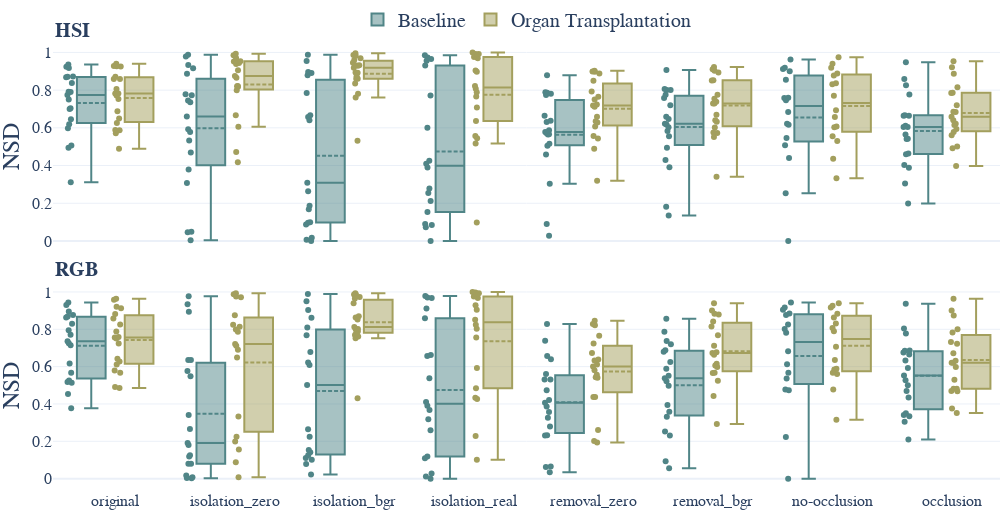

Write notebook code for a chart like this one.
### Code cell
fig = dataset_comparison(settings_seg.nsd_aggregation_short)
fig.update_yaxes(title="NSD")
fig.write_image(settings_context.paper_dir / "task_performance_NSD.pdf")
fig

### Figure 1 — Plotly figure (JSON) as saved in the notebook; plotly's stock layout.template omitted (floating-point values rounded to 4 significant figures)
{"data": [{"boxmean": true, "boxpoints": "all", "legendgroup": "baseline", "marker": {"color": "#508587"}, "name": "Baseline", "offsetgroup": "baseline", "showlegend": false, "text": ["stomach", "small_bowel", "colon", "liver", "gallbladder", "pancreas", "kidney", "spleen", "bladder", "omentum", "lung", "heart", "skin", "muscle", "fat_subcutaneous", "peritoneum", "major_vein", "kidney_with_Gerotas_fascia", "background"], "type": "box", "x": ["original", "original", "original", "original", "original", "original", "original", "original", "original", "original", "original", "original", "original", "original", "original", "original", "original", "original", "original"], "xaxis": "x", "y": [0.7902, 0.7915, 0.9242, 0.6459, 0.4944, 0.9171, 0.5979, 0.7034, 0.6184, 0.7747, 0.7505, 0.8729, 0.8382, 0.5057, 0.7, 0.8681, 0.8704, 0.3116, 0.9362], "yaxis": "y"}, {"boxmean": true, "boxpoints": "all", "legendgroup": "organ_transplantation", "marker": {"color": "#A39F5D"}, "name": "Organ Transplantation", "offsetgroup": "organ_transplantation", "showlegend": false, "text": ["stomach", "small_bowel", "colon", "liver", "gallbladder", "pancreas", "kidney", "spleen", "bladder", "omentum", "lung", "heart", "skin", "muscle", "fat_subcutaneous", "peritoneum", "major_vein", "kidney_with_Gerotas_fascia", "background"], "type": "box", "x": ["original", "original", "original", "original", "original", "original", "original", "original", "original", "original", "original", "original", "original", "original", "original", "original", "original", "original", "original"], "xaxis": "x", "y": [0.8059, 0.7825, 0.927, 0.6493, 0.4894, 0.9282, 0.6252, 0.6878, 0.5888, 0.7712, 0.7526, 0.8585, 0.871, 0.5715, 0.7818, 0.8585, 0.9402, 0.5878, 0.9252], "yaxis": "y"}, {"boxmean": true, "boxpoints": "all", "legendgroup": "baseline", "marker": {"color": "#508587"}, "name": "Baseline", "offsetgroup": "baseline", "showlegend": true, "text": ["stomach", "small_bowel", "colon", "liver", "gallbladder", "pancreas", "kidney", "spleen", "bladder", "omentum", "lung", "heart", "skin", "muscle", "fat_subcutaneous", "peritoneum", "major_vein", "kidney_with_Gerotas_fascia", "background"], "type": "box", "x": ["isolation_zero", "isolation_zero", "isolation_zero", "isolation_zero", "isolation_zero", "isolation_zero", "isolation_zero", "isolation_zero", "isolation_zero", "isolation_zero", "isolation_zero", "isolation_zero", "isolation_zero", "isolation_zero", "isolation_zero", "isolation_zero", "isolation_zero", "isolation_zero", "isolation_zero"], "xaxis": "x", "y": [0.5325, 0.9786, 0.7783, 0.8873, 0.003813, 0.5777, 0.4687, 0.7724, 0.6604, 0.3072, 0.7445, 0.7362, 0.9337, 0.5931, 0.9159, 0.3795, 0.04847, 0.04664, 0.9872], "yaxis": "y"}, {"boxmean": true, "boxpoints": "all", "legendgroup": "organ_transplantation", "marker": {"color": "#A39F5D"}, "name": "Organ Transplantation", "offsetgroup": "organ_transplantation", "showlegend": true, "text": ["stomach", "small_bowel", "colon", "liver", "gallbladder", "pancreas", "kidney", "spleen", "bladder", "omentum", "lung", "heart", "skin", "muscle", "fat_subcutaneous", "peritoneum", "major_vein", "kidney_with_Gerotas_fascia", "background"], "type": "box", "x": ["isolation_zero", "isolation_zero", "isolation_zero", "isolation_zero", "isolation_zero", "isolation_zero", "isolation_zero", "isolation_zero", "isolation_zero", "isolation_zero", "isolation_zero", "isolation_zero", "isolation_zero", "isolation_zero", "isolation_zero", "isolation_zero", "isolation_zero", "isolation_zero", "isolation_zero"], "xaxis": "x", "y": [0.9388, 0.9538, 0.9438, 0.9521, 0.4717, 0.9703, 0.9057, 0.8744, 0.6058, 0.818, 0.7988, 0.9854, 0.822, 0.6674, 0.8652, 0.8211, 0.9533, 0.4181, 0.993], "yaxis": "y"}, {"boxmean": true, "boxpoints": "all", "legendgroup": "baseline", "marker": {"color": "#508587"}, "name": "Baseline", "offsetgroup": "baseline", "showlegend": false, "text": ["stomach", "small_bowel", "colon", "liver", "gallbladder", "pancreas", "kidney", "spleen", "bladder", "omentum", "lung", "heart", "skin", "muscle", "fat_subcutaneous", "peritoneum", "major_vein", "kidney_with_Gerotas_fascia", "background"], "type": "box", "x": ["isolation_bgr", "isolation_bgr", "isolation_bgr", "isolation_bgr", "isolation_bgr", "isolation_bgr", "isolation_bgr", "isolation_bgr", "isolation_bgr", "isolation_bgr", "isolation_bgr", "isolation_bgr", "isolation_bgr", "isolation_bgr", "isolation_bgr", "isolation_bgr", "isolation_bgr", "isolation_bgr", "isolation_bgr"], "xaxis": "x", "y": [0.09987, 0.8961, 0.658, 0.6674, 0.08674, 0.09663, 0.0175, 0.1676, 0.7846, 0.0058, 0.8905, 0.9545, 0.8793, 0.3081, 0.1874, 0.6396, 0.2642, 0, 0.9877], "yaxis": "y"}, {"boxmean": true, "boxpoints": "all", "legendgroup": "organ_transplantation", "marker": {"color": "#A39F5D"}, "name": "Organ Transplantation", "offsetgroup": "organ_transplantation", "showlegend": false, "text": ["stomach", "small_bowel", "colon", "liver", "gallbladder", "pancreas", "kidney", "spleen", "bladder", "omentum", "lung", "heart", "skin", "muscle", "fat_subcutaneous", "peritoneum", "major_vein", "kidney_with_Gerotas_fascia", "background"], "type": "box", "x": ["isolation_bgr", "isolation_bgr", "isolation_bgr", "isolation_bgr", "isolation_bgr", "isolation_bgr", "isolation_bgr", "isolation_bgr", "isolation_bgr", "isolation_bgr", "isolation_bgr", "isolation_bgr", "isolation_bgr", "isolation_bgr", "isolation_bgr", "isolation_bgr", "isolation_bgr", "isolation_bgr", "isolation_bgr"], "xaxis": "x", "y": [0.9321, 0.9449, 0.9689, 0.8936, 0.5313, 0.9318, 0.8921, 0.8741, 0.8602, 0.8603, 0.7814, 0.9861, 0.8346, 0.7615, 0.9596, 0.9193, 0.9819, 0.9293, 0.996], "yaxis": "y"}, {"boxmean": true, "boxpoints": "all", "legendgroup": "baseline", "marker": {"color": "#508587"}, "name": "Baseline", "offsetgroup": "baseline", "showlegend": false, "text": ["stomach", "small_bowel", "colon", "liver", "gallbladder", "pancreas", "kidney", "spleen", "bladder", "omentum", "lung", "heart", "skin", "muscle", "peritoneum", "major_vein", "kidney_with_Gerotas_fascia", "background"], "type": "box", "x": ["isolation_real", "isolation_real", "isolation_real", "isolation_real", "isolation_real", "isolation_real", "isolation_real", "isolation_real", "isolation_real", "isolation_real", "isolation_real", "isolation_real", "isolation_real", "isolation_real", "isolation_real", "isolation_real", "isolation_real", "isolation_real"], "xaxis": "x", "y": [0.2541, 0.7712, 0.985, 0.2777, 0.07218, 0.08433, 0.389, 0.153, 0.4256, 0, 0.9733, 0.9558, 0.9301, 0.09041, 0.6009, 0.409, 0.2122, 0.9654], "yaxis": "y"}, {"boxmean": true, "boxpoints": "all", "legendgroup": "organ_transplantation", "marker": {"color": "#A39F5D"}, "name": "Organ Transplantation", "offsetgroup": "organ_transplantation", "showlegend": false, "text": ["stomach", "small_bowel", "colon", "liver", "gallbladder", "pancreas", "kidney", "spleen", "bladder", "omentum", "lung", "heart", "skin", "muscle", "peritoneum", "major_vein", "kidney_with_Gerotas_fascia", "background"], "type": "box", "x": ["isolation_real", "isolation_real", "isolation_real", "isolation_real", "isolation_real", "isolation_real", "isolation_real", "isolation_real", "isolation_real", "isolation_real", "isolation_real", "isolation_real", "isolation_real", "isolation_real", "isolation_real", "isolation_real", "isolation_real", "isolation_real"], "xaxis": "x", "y": [0.7085, 0.8973, 0.9697, 0.557, 0.5448, 0.6358, 0.8074, 0.7667, 0.7888, 0.9046, 0.9852, 0.9919, 0.9911, 0.09752, 0.8213, 1, 0.5173, 0.9764], "yaxis": "y"}, {"boxmean": true, "boxpoints": "all", "legendgroup": "baseline", "marker": {"color": "#508587"}, "name": "Baseline", "offsetgroup": "baseline", "showlegend": false, "text": ["stomach", "small_bowel", "colon", "liver", "gallbladder", "pancreas", "kidney", "spleen", "bladder", "omentum", "lung", "heart", "skin", "muscle", "fat_subcutaneous", "peritoneum", "major_vein", "kidney_with_Gerotas_fascia", "background"], "type": "box", "x": ["removal_zero", "removal_zero", "removal_zero", "removal_zero", "removal_zero", "removal_zero", "removal_zero", "removal_zero", "removal_zero", "removal_zero", "removal_zero", "removal_zero", "removal_zero", "removal_zero", "removal_zero", "removal_zero", "removal_zero", "removal_zero", "removal_zero"], "xaxis": "x", "y": [0.5056, 0.6642, 0.7857, 0.5657, 0.02794, 0.789, 0.4581, 0.6372, 0.3029, 0.5871, 0.6313, 0.7813, 0.7747, 0.5159, 0.5782, 0.5712, 0.5646, 0.08983, 0.8786], "yaxis": "y"}, {"boxmean": true, "boxpoints": "all", "legendgroup": "organ_transplantation", "marker": {"color": "#A39F5D"}, "name": "Organ Transplantation", "offsetgroup": "organ_transplantation", "showlegend": false, "text": ["stomach", "small_bowel", "colon", "liver", "gallbladder", "pancreas", "kidney", "spleen", "bladder", "omentum", "lung", "heart", "skin", "muscle", "fat_subcutaneous", "peritoneum", "major_vein", "kidney_with_Gerotas_fascia", "background"], "type": "box", "x": ["removal_zero", "removal_zero", "removal_zero", "removal_zero", "removal_zero", "removal_zero", "removal_zero", "removal_zero", "removal_zero", "removal_zero", "removal_zero", "removal_zero", "removal_zero", "removal_zero", "removal_zero", "removal_zero", "removal_zero", "removal_zero", "removal_zero"], "xaxis": "x", "y": [0.7505, 0.7648, 0.8986, 0.6345, 0.3188, 0.9033, 0.6072, 0.6592, 0.4895, 0.7113, 0.7186, 0.8496, 0.7926, 0.5562, 0.6283, 0.7235, 0.8979, 0.5435, 0.8885], "yaxis": "y"}, {"boxmean": true, "boxpoints": "all", "legendgroup": "baseline", "marker": {"color": "#508587"}, "name": "Baseline", "offsetgroup": "baseline", "showlegend": false, "text": ["stomach", "small_bowel", "colon", "liver", "gallbladder", "pancreas", "kidney", "spleen", "bladder", "omentum", "lung", "heart", "skin", "muscle", "fat_subcutaneous", "peritoneum", "major_vein", "kidney_with_Gerotas_fascia", "background"], "type": "box", "x": ["removal_bgr", "removal_bgr", "removal_bgr", "removal_bgr", "removal_bgr", "removal_bgr", "removal_bgr", "removal_bgr", "removal_bgr", "removal_bgr", "removal_bgr", "removal_bgr", "removal_bgr", "removal_bgr", "removal_bgr", "removal_bgr", "removal_bgr", "removal_bgr", "removal_bgr"], "xaxis": "x", "y": [0.6033, 0.7195, 0.8007, 0.5831, 0.1813, 0.8055, 0.4942, 0.6175, 0.43, 0.6473, 0.6591, 0.8005, 0.7751, 0.3915, 0.5557, 0.6215, 0.758, 0.135, 0.9068], "yaxis": "y"}, {"boxmean": true, "boxpoints": "all", "legendgroup": "organ_transplantation", "marker": {"color": "#A39F5D"}, "name": "Organ Transplantation", "offsetgroup": "organ_transplantation", "showlegend": false, "text": ["stomach", "small_bowel", "colon", "liver", "gallbladder", "pancreas", "kidney", "spleen", "bladder", "omentum", "lung", "heart", "skin", "muscle", "fat_subcutaneous", "peritoneum", "major_vein", "kidney_with_Gerotas_fascia", "background"], "type": "box", "x": ["removal_bgr", "removal_bgr", "removal_bgr", "removal_bgr", "removal_bgr", "removal_bgr", "removal_bgr", "removal_bgr", "removal_bgr", "removal_bgr", "removal_bgr", "removal_bgr", "removal_bgr", "removal_bgr", "removal_bgr", "removal_bgr", "removal_bgr", "removal_bgr", "removal_bgr"], "xaxis": "x", "y": [0.754, 0.7761, 0.9102, 0.6323, 0.3409, 0.9027, 0.6012, 0.669, 0.5513, 0.7293, 0.7297, 0.853, 0.8513, 0.5753, 0.6408, 0.7389, 0.9223, 0.572, 0.8939], "yaxis": "y"}, {"boxmean": true, "boxpoints": "all", "legendgroup": "baseline", "marker": {"color": "#508587"}, "name": "Baseline", "offsetgroup": "baseline", "showlegend": false, "text": ["stomach", "small_bowel", "colon", "liver", "gallbladder", "kidney", "spleen", "bladder", "omentum", "lung", "heart", "skin", "muscle", "fat_subcutaneous", "peritoneum", "background"], "type": "box", "x": ["no-occlusion", "no-occlusion", "no-occlusion", "no-occlusion", "no-occlusion", "no-occlusion", "no-occlusion", "no-occlusion", "no-occlusion", "no-occlusion", "no-occlusion", "no-occlusion", "no-occlusion", "no-occlusion", "no-occlusion", "no-occlusion"], "xaxis": "x", "y": [0.7602, 0.758, 0.9123, 0.5465, 0.253, 0, 0.6213, 0.6164, 0.747, 0.6844, 0.9, 0.9627, 0.4398, 0.5078, 0.8555, 0.9183], "yaxis": "y"}, {"boxmean": true, "boxpoints": "all", "legendgroup": "organ_transplantation", "marker": {"color": "#A39F5D"}, "name": "Organ Transplantation", "offsetgroup": "organ_transplantation", "showlegend": false, "text": ["stomach", "small_bowel", "colon", "liver", "gallbladder", "kidney", "spleen", "bladder", "omentum", "lung", "heart", "skin", "muscle", "fat_subcutaneous", "peritoneum", "background"], "type": "box", "x": ["no-occlusion", "no-occlusion", "no-occlusion", "no-occlusion", "no-occlusion", "no-occlusion", "no-occlusion", "no-occlusion", "no-occlusion", "no-occlusion", "no-occlusion", "no-occlusion", "no-occlusion", "no-occlusion", "no-occlusion", "no-occlusion"], "xaxis": "x", "y": [0.8313, 0.7705, 0.9399, 0.6076, 0.3323, 0.4357, 0.6575, 0.6027, 0.8369, 0.6931, 0.8771, 0.974, 0.5557, 0.5299, 0.8878, 0.9181], "yaxis": "y"}, {"boxmean": true, "boxpoints": "all", "legendgroup": "baseline", "marker": {"color": "#508587"}, "name": "Baseline", "offsetgroup": "baseline", "showlegend": false, "text": ["stomach", "small_bowel", "colon", "liver", "gallbladder", "pancreas", "kidney", "spleen", "bladder", "omentum", "lung", "heart", "skin", "muscle", "fat_subcutaneous", "peritoneum", "major_vein", "kidney_with_Gerotas_fascia", "background"], "type": "box", "x": ["occlusion", "occlusion", "occlusion", "occlusion", "occlusion", "occlusion", "occlusion", "occlusion", "occlusion", "occlusion", "occlusion", "occlusion", "occlusion", "occlusion", "occlusion", "occlusion", "occlusion", "occlusion", "occlusion"], "xaxis": "x", "y": [0.3044, 0.6668, 0.6645, 0.4597, 0.3885, 0.1982, 0.5653, 0.5406, 0.5421, 0.6051, 0.8595, 0.9484, 0.6048, 0.464, 0.6643, 0.6112, 0.8258, 0.4024, 0.7763], "yaxis": "y"}, {"boxmean": true, "boxpoints": "all", "legendgroup": "organ_transplantation", "marker": {"color": "#A39F5D"}, "name": "Organ Transplantation", "offsetgroup": "organ_transplantation", "showlegend": false, "text": ["stomach", "small_bowel", "colon", "liver", "gallbladder", "pancreas", "kidney", "spleen", "bladder", "omentum", "lung", "heart", "skin", "muscle", "fat_subcutaneous", "peritoneum", "major_vein", "kidney_with_Gerotas_fascia", "background"], "type": "box", "x": ["occlusion", "occlusion", "occlusion", "occlusion", "occlusion", "occlusion", "occlusion", "occlusion", "occlusion", "occlusion", "occlusion", "occlusion", "occlusion", "occlusion", "occlusion", "occlusion", "occlusion", "occlusion", "occlusion"], "xaxis": "x", "y": [0.5943, 0.7194, 0.8151, 0.5006, 0.3974, 0.6837, 0.64, 0.4923, 0.5775, 0.6594, 0.8868, 0.9535, 0.6145, 0.6212, 0.786, 0.6853, 0.9209, 0.5609, 0.7843], "yaxis": "y"}, {"boxmean": true, "boxpoints": "all", "legendgroup": "baseline", "marker": {"color": "#508587"}, "name": "Baseline", "offsetgroup": "baseline", "showlegend": false, "text": ["stomach", "small_bowel", "colon", "liver", "gallbladder", "pancreas", "kidney", "spleen", "bladder", "omentum", "lung", "heart", "skin", "muscle", "fat_subcutaneous", "peritoneum", "major_vein", "kidney_with_Gerotas_fascia", "background"], "type": "box", "x": ["original", "original", "original", "original", "original", "original", "original", "original", "original", "original", "original", "original", "original", "original", "original", "original", "original", "original", "original"], "xaxis": "x2", "y": [0.725, 0.7946, 0.8954, 0.6165, 0.5174, 0.9437, 0.5142, 0.5672, 0.5264, 0.7709, 0.7355, 0.8686, 0.8636, 0.4536, 0.714, 0.8303, 0.8772, 0.3777, 0.9298], "yaxis": "y2"}, {"boxmean": true, "boxpoints": "all", "legendgroup": "organ_transplantation", "marker": {"color": "#A39F5D"}, "name": "Organ Transplantation", "offsetgroup": "organ_transplantation", "showlegend": false, "text": ["stomach", "small_bowel", "colon", "liver", "gallbladder", "pancreas", "kidney", "spleen", "bladder", "omentum", "lung", "heart", "skin", "muscle", "fat_subcutaneous", "peritoneum", "major_vein", "kidney_with_Gerotas_fascia", "background"], "type": "box", "x": ["original", "original", "original", "original", "original", "original", "original", "original", "original", "original", "original", "original", "original", "original", "original", "original", "original", "original", "original"], "xaxis": "x2", "y": [0.7568, 0.7877, 0.9124, 0.6428, 0.4905, 0.9579, 0.6276, 0.6113, 0.5793, 0.7592, 0.7514, 0.8576, 0.8816, 0.5667, 0.7235, 0.8259, 0.9641, 0.4859, 0.921], "yaxis": "y2"}, {"boxmean": true, "boxpoints": "all", "legendgroup": "baseline", "marker": {"color": "#508587"}, "name": "Baseline", "offsetgroup": "baseline", "showlegend": false, "text": ["stomach", "small_bowel", "colon", "liver", "gallbladder", "pancreas", "kidney", "spleen", "bladder", "omentum", "lung", "heart", "skin", "muscle", "fat_subcutaneous", "peritoneum", "major_vein", "kidney_with_Gerotas_fascia", "background"], "type": "box", "x": ["isolation_zero", "isolation_zero", "isolation_zero", "isolation_zero", "isolation_zero", "isolation_zero", "isolation_zero", "isolation_zero", "isolation_zero", "isolation_zero", "isolation_zero", "isolation_zero", "isolation_zero", "isolation_zero", "isolation_zero", "isolation_zero", "isolation_zero", "isolation_zero", "isolation_zero"], "xaxis": "x2", "y": [0.1799, 0.341, 0.5482, 0.635, 0.003395, 0.2661, 0.07993, 0.1905, 0.07966, 0.1259, 0.8945, 0.9345, 0.635, 0.007025, 0.1188, 0.5764, 0.01727, 0.001616, 0.9772], "yaxis": "y2"}, {"boxmean": true, "boxpoints": "all", "legendgroup": "organ_transplantation", "marker": {"color": "#A39F5D"}, "name": "Organ Transplantation", "offsetgroup": "organ_transplantation", "showlegend": false, "text": ["stomach", "small_bowel", "colon", "liver", "gallbladder", "pancreas", "kidney", "spleen", "bladder", "omentum", "lung", "heart", "skin", "muscle", "fat_subcutaneous", "peritoneum", "major_vein", "kidney_with_Gerotas_fascia", "background"], "type": "box", "x": ["isolation_zero", "isolation_zero", "isolation_zero", "isolation_zero", "isolation_zero", "isolation_zero", "isolation_zero", "isolation_zero", "isolation_zero", "isolation_zero", "isolation_zero", "isolation_zero", "isolation_zero", "isolation_zero", "isolation_zero", "isolation_zero", "isolation_zero", "isolation_zero", "isolation_zero"], "xaxis": "x2", "y": [0.7209, 0.825, 0.8752, 0.7119, 0.00778, 0.9878, 0.7875, 0.2244, 0.08826, 0.9717, 0.7992, 0.9752, 0.8131, 0.3333, 0.6494, 0.6909, 0.1993, 0.1555, 0.9934], "yaxis": "y2"}, {"boxmean": true, "boxpoints": "all", "legendgroup": "baseline", "marker": {"color": "#508587"}, "name": "Baseline", "offsetgroup": "baseline", "showlegend": false, "text": ["stomach", "small_bowel", "colon", "liver", "gallbladder", "pancreas", "kidney", "spleen", "bladder", "omentum", "lung", "heart", "skin", "muscle", "fat_subcutaneous", "peritoneum", "major_vein", "kidney_with_Gerotas_fascia", "background"], "type": "box", "x": ["isolation_bgr", "isolation_bgr", "isolation_bgr", "isolation_bgr", "isolation_bgr", "isolation_bgr", "isolation_bgr", "isolation_bgr", "isolation_bgr", "isolation_bgr", "isolation_bgr", "isolation_bgr", "isolation_bgr", "isolation_bgr", "isolation_bgr", "isolation_bgr", "isolation_bgr", "isolation_bgr", "isolation_bgr"], "xaxis": "x2", "y": [0.07797, 0.9029, 0.8091, 0.9509, 0.02213, 0.1414, 0.2645, 0.2241, 0.5013, 0.1006, 0.8618, 0.7678, 0.6089, 0.1254, 0.6786, 0.6216, 0.1527, 0.1101, 0.9888], "yaxis": "y2"}, {"boxmean": true, "boxpoints": "all", "legendgroup": "organ_transplantation", "marker": {"color": "#A39F5D"}, "name": "Organ Transplantation", "offsetgroup": "organ_transplantation", "showlegend": false, "text": ["stomach", "small_bowel", "colon", "liver", "gallbladder", "pancreas", "kidney", "spleen", "bladder", "omentum", "lung", "heart", "skin", "muscle", "fat_subcutaneous", "peritoneum", "major_vein", "kidney_with_Gerotas_fascia", "background"], "type": "box", "x": ["isolation_bgr", "isolation_bgr", "isolation_bgr", "isolation_bgr", "isolation_bgr", "isolation_bgr", "isolation_bgr", "isolation_bgr", "isolation_bgr", "isolation_bgr", "isolation_bgr", "isolation_bgr", "isolation_bgr", "isolation_bgr", "isolation_bgr", "isolation_bgr", "isolation_bgr", "isolation_bgr", "isolation_bgr"], "xaxis": "x2", "y": [0.7878, 0.965, 0.9738, 0.8635, 0.4307, 0.9866, 0.7947, 0.8014, 0.7523, 0.8523, 0.801, 0.9867, 0.8698, 0.7691, 0.813, 0.7608, 0.9401, 0.7787, 0.9927], "yaxis": "y2"}, {"boxmean": true, "boxpoints": "all", "legendgroup": "baseline", "marker": {"color": "#508587"}, "name": "Baseline", "offsetgroup": "baseline", "showlegend": false, "text": ["stomach", "small_bowel", "colon", "liver", "gallbladder", "pancreas", "kidney", "spleen", "bladder", "omentum", "lung", "heart", "skin", "muscle", "peritoneum", "major_vein", "kidney_with_Gerotas_fascia", "background"], "type": "box", "x": ["isolation_real", "isolation_real", "isolation_real", "isolation_real", "isolation_real", "isolation_real", "isolation_real", "isolation_real", "isolation_real", "isolation_real", "isolation_real", "isolation_real", "isolation_real", "isolation_real", "isolation_real", "isolation_real", "isolation_real", "isolation_real"], "xaxis": "x2", "y": [0.3672, 0.8597, 0.9787, 0.391, 0.1091, 0.01095, 0.4103, 0.02779, 0.5384, 0, 0.9701, 0.9113, 0.6568, 0.1186, 0.6622, 0.2597, 0.3178, 0.9677], "yaxis": "y2"}, {"boxmean": true, "boxpoints": "all", "legendgroup": "organ_transplantation", "marker": {"color": "#A39F5D"}, "name": "Organ Transplantation", "offsetgroup": "organ_transplantation", "showlegend": false, "text": ["stomach", "small_bowel", "colon", "liver", "gallbladder", "pancreas", "kidney", "spleen", "bladder", "omentum", "lung", "heart", "skin", "muscle", "peritoneum", "major_vein", "kidney_with_Gerotas_fascia", "background"], "type": "box", "x": ["isolation_real", "isolation_real", "isolation_real", "isolation_real", "isolation_real", "isolation_real", "isolation_real", "isolation_real", "isolation_real", "isolation_real", "isolation_real", "isolation_real", "isolation_real", "isolation_real", "isolation_real", "isolation_real", "isolation_real", "isolation_real"], "xaxis": "x2", "y": [0.8248, 0.9288, 0.993, 0.4264, 0.2279, 0.8513, 0.8033, 0.5929, 0.7557, 1, 0.9897, 0.9966, 0.9759, 0.1015, 0.9043, 0.4336, 0.484, 0.9683], "yaxis": "y2"}, {"boxmean": true, "boxpoints": "all", "legendgroup": "baseline", "marker": {"color": "#508587"}, "name": "Baseline", "offsetgroup": "baseline", "showlegend": false, "text": ["stomach", "small_bowel", "colon", "liver", "gallbladder", "pancreas", "kidney", "spleen", "bladder", "omentum", "lung", "heart", "skin", "muscle", "fat_subcutaneous", "peritoneum", "major_vein", "kidney_with_Gerotas_fascia", "background"], "type": "box", "x": ["removal_zero", "removal_zero", "removal_zero", "removal_zero", "removal_zero", "removal_zero", "removal_zero", "removal_zero", "removal_zero", "removal_zero", "removal_zero", "removal_zero", "removal_zero", "removal_zero", "removal_zero", "removal_zero", "removal_zero", "removal_zero", "removal_zero"], "xaxis": "x2", "y": [0.3565, 0.561, 0.6391, 0.4065, 0.0618, 0.3859, 0.2796, 0.2322, 0.06461, 0.5317, 0.5309, 0.7392, 0.6568, 0.2316, 0.3266, 0.4741, 0.4213, 0.03408, 0.8291], "yaxis": "y2"}, {"boxmean": true, "boxpoints": "all", "legendgroup": "organ_transplantation", "marker": {"color": "#A39F5D"}, "name": "Organ Transplantation", "offsetgroup": "organ_transplantation", "showlegend": false, "text": ["stomach", "small_bowel", "colon", "liver", "gallbladder", "pancreas", "kidney", "spleen", "bladder", "omentum", "lung", "heart", "skin", "muscle", "fat_subcutaneous", "peritoneum", "major_vein", "kidney_with_Gerotas_fascia", "background"], "type": "box", "x": ["removal_zero", "removal_zero", "removal_zero", "removal_zero", "removal_zero", "removal_zero", "removal_zero", "removal_zero", "removal_zero", "removal_zero", "removal_zero", "removal_zero", "removal_zero", "removal_zero", "removal_zero", "removal_zero", "removal_zero", "removal_zero", "removal_zero"], "xaxis": "x2", "y": [0.5809, 0.7245, 0.8214, 0.5426, 0.1934, 0.5567, 0.5404, 0.4377, 0.202, 0.6333, 0.6388, 0.8457, 0.7654, 0.437, 0.6116, 0.6737, 0.601, 0.2609, 0.8289], "yaxis": "y2"}, {"boxmean": true, "boxpoints": "all", "legendgroup": "baseline", "marker": {"color": "#508587"}, "name": "Baseline", "offsetgroup": "baseline", "showlegend": false, "text": ["stomach", "small_bowel", "colon", "liver", "gallbladder", "pancreas", "kidney", "spleen", "bladder", "omentum", "lung", "heart", "skin", "muscle", "fat_subcutaneous", "peritoneum", "major_vein", "kidney_with_Gerotas_fascia", "background"], "type": "box", "x": ["removal_bgr", "removal_bgr", "removal_bgr", "removal_bgr", "removal_bgr", "removal_bgr", "removal_bgr", "removal_bgr", "removal_bgr", "removal_bgr", "removal_bgr", "removal_bgr", "removal_bgr", "removal_bgr", "removal_bgr", "removal_bgr", "removal_bgr", "removal_bgr", "removal_bgr"], "xaxis": "x2", "y": [0.5216, 0.6879, 0.7371, 0.498, 0.05541, 0.7863, 0.3311, 0.3946, 0.2315, 0.5893, 0.6253, 0.7201, 0.6792, 0.3585, 0.5508, 0.5383, 0.2521, 0.09356, 0.8564], "yaxis": "y2"}, {"boxmean": true, "boxpoints": "all", "legendgroup": "organ_transplantation", "marker": {"color": "#A39F5D"}, "name": "Organ Transplantation", "offsetgroup": "organ_transplantation", "showlegend": false, "text": ["stomach", "small_bowel", "colon", "liver", "gallbladder", "pancreas", "kidney", "spleen", "bladder", "omentum", "lung", "heart", "skin", "muscle", "fat_subcutaneous", "peritoneum", "major_vein", "kidney_with_Gerotas_fascia", "background"], "type": "box", "x": ["removal_bgr", "removal_bgr", "removal_bgr", "removal_bgr", "removal_bgr", "removal_bgr", "removal_bgr", "removal_bgr", "removal_bgr", "removal_bgr", "removal_bgr", "removal_bgr", "removal_bgr", "removal_bgr", "removal_bgr", "removal_bgr", "removal_bgr", "removal_bgr", "removal_bgr"], "xaxis": "x2", "y": [0.6635, 0.7686, 0.883, 0.6151, 0.2925, 0.9003, 0.6064, 0.5665, 0.5244, 0.6774, 0.7116, 0.8422, 0.8153, 0.5673, 0.5982, 0.6737, 0.9401, 0.4423, 0.8792], "yaxis": "y2"}, {"boxmean": true, "boxpoints": "all", "legendgroup": "baseline", "marker": {"color": "#508587"}, "name": "Baseline", "offsetgroup": "baseline", "showlegend": false, "text": ["stomach", "small_bowel", "colon", "liver", "gallbladder", "kidney", "spleen", "bladder", "omentum", "lung", "heart", "skin", "muscle", "fat_subcutaneous", "peritoneum", "background"], "type": "box", "x": ["no-occlusion", "no-occlusion", "no-occlusion", "no-occlusion", "no-occlusion", "no-occlusion", "no-occlusion", "no-occlusion", "no-occlusion", "no-occlusion", "no-occlusion", "no-occlusion", "no-occlusion", "no-occlusion", "no-occlusion", "no-occlusion"], "xaxis": "x2", "y": [0.801, 0.7818, 0.9054, 0.5674, 0.223, 0, 0.6135, 0.4772, 0.8262, 0.6819, 0.877, 0.9438, 0.4739, 0.537, 0.8851, 0.9163], "yaxis": "y2"}, {"boxmean": true, "boxpoints": "all", "legendgroup": "organ_transplantation", "marker": {"color": "#A39F5D"}, "name": "Organ Transplantation", "offsetgroup": "organ_transplantation", "showlegend": false, "text": ["stomach", "small_bowel", "colon", "liver", "gallbladder", "kidney", "spleen", "bladder", "omentum", "lung", "heart", "skin", "muscle", "fat_subcutaneous", "peritoneum", "background"], "type": "box", "x": ["no-occlusion", "no-occlusion", "no-occlusion", "no-occlusion", "no-occlusion", "no-occlusion", "no-occlusion", "no-occlusion", "no-occlusion", "no-occlusion", "no-occlusion", "no-occlusion", "no-occlusion", "no-occlusion", "no-occlusion", "no-occlusion"], "xaxis": "x2", "y": [0.863, 0.79, 0.9259, 0.5881, 0.3149, 0.4769, 0.6359, 0.5667, 0.8064, 0.7062, 0.8831, 0.9394, 0.5609, 0.584, 0.8315, 0.9174], "yaxis": "y2"}, {"boxmean": true, "boxpoints": "all", "legendgroup": "baseline", "marker": {"color": "#508587"}, "name": "Baseline", "offsetgroup": "baseline", "showlegend": false, "text": ["stomach", "small_bowel", "colon", "liver", "gallbladder", "pancreas", "kidney", "spleen", "bladder", "omentum", "lung", "heart", "skin", "muscle", "fat_subcutaneous", "peritoneum", "major_vein", "kidney_with_Gerotas_fascia", "background"], "type": "box", "x": ["occlusion", "occlusion", "occlusion", "occlusion", "occlusion", "occlusion", "occlusion", "occlusion", "occlusion", "occlusion", "occlusion", "occlusion", "occlusion", "occlusion", "occlusion", "occlusion", "occlusion", "occlusion", "occlusion"], "xaxis": "x2", "y": [0.3043, 0.6644, 0.6761, 0.434, 0.2093, 0.553, 0.5277, 0.3502, 0.4691, 0.334, 0.805, 0.9374, 0.5932, 0.5009, 0.6863, 0.6327, 0.6848, 0.341, 0.7769], "yaxis": "y2"}, {"boxmean": true, "boxpoints": "all", "legendgroup": "organ_transplantation", "marker": {"color": "#A39F5D"}, "name": "Organ Transplantation", "offsetgroup": "organ_transplantation", "showlegend": false, "text": ["stomach", "small_bowel", "colon", "liver", "gallbladder", "pancreas", "kidney", "spleen", "bladder", "omentum", "lung", "heart", "skin", "muscle", "fat_subcutaneous", "peritoneum", "major_vein", "kidney_with_Gerotas_fascia", "background"], "type": "box", "x": ["occlusion", "occlusion", "occlusion", "occlusion", "occlusion", "occlusion", "occlusion", "occlusion", "occlusion", "occlusion", "occlusion", "occlusion", "occlusion", "occlusion", "occlusion", "occlusion", "occlusion", "occlusion", "occlusion"], "xaxis": "x2", "y": [0.3763, 0.7225, 0.7316, 0.4821, 0.3511, 0.6722, 0.6204, 0.4821, 0.5297, 0.4688, 0.8742, 0.9632, 0.6203, 0.6309, 0.7826, 0.5974, 0.9005, 0.4693, 0.8007], "yaxis": "y2"}], "layout": {"annotations": [{"font": {"size": 20}, "showarrow": false, "text": "<b>HSI</b>", "x": 0, "xanchor": "left", "xref": "paper", "y": 1.0, "yanchor": "bottom", "yref": "paper"}, {"font": {"size": 20}, "showarrow": false, "text": "<b>RGB</b>", "x": 0, "xanchor": "left", "xref": "paper", "y": 0.465, "yanchor": "bottom", "yref": "paper"}], "boxgap": 0.2, "boxgroupgap": 0.4, "boxmode": "group", "font": {"family": "Libertinus Serif", "size": 20}, "height": 510, "legend": {"orientation": "h", "x": 0.5, "xanchor": "center", "y": 1.01, "yanchor": "bottom"}, "margin": {"b": 0, "l": 0, "r": 0, "t": 0}, "width": 1000, "xaxis": {"anchor": "y", "autorangeoptions": {"maxallowed": 7.4, "minallowed": -0.52}, "domain": [0, 1], "matches": "x2", "range": [-0.52, 7.4], "showticklabels": false, "tickfont": {"size": 16}}, "xaxis2": {"anchor": "y2", "domain": [0, 1], "tickfont": {"size": 16}}, "yaxis": {"anchor": "x", "domain": [0.535, 1.0], "range": [-0.05, 1.05], "tickfont": {"size": 16}, "title": {"text": "NSD"}}, "yaxis2": {"anchor": "x2", "domain": [0, 0.465], "tickfont": {"size": 16}, "title": {"text": "NSD"}}}}
